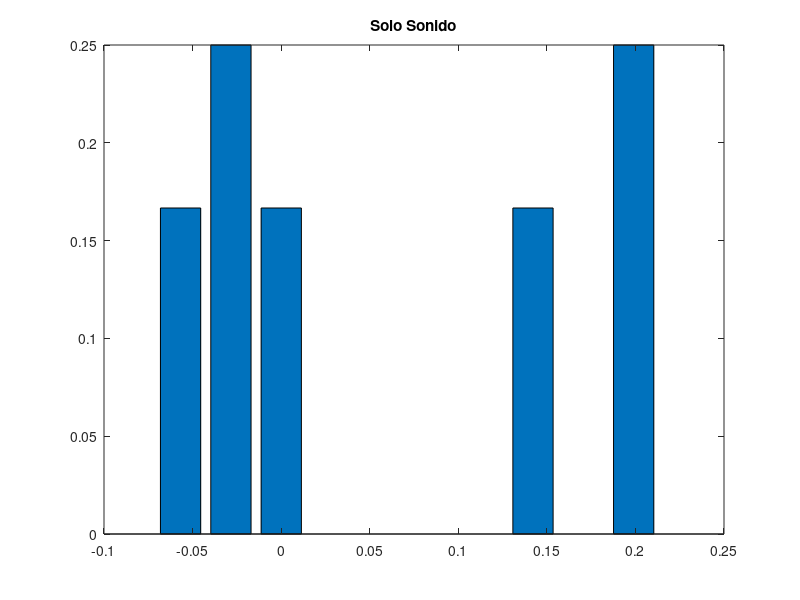
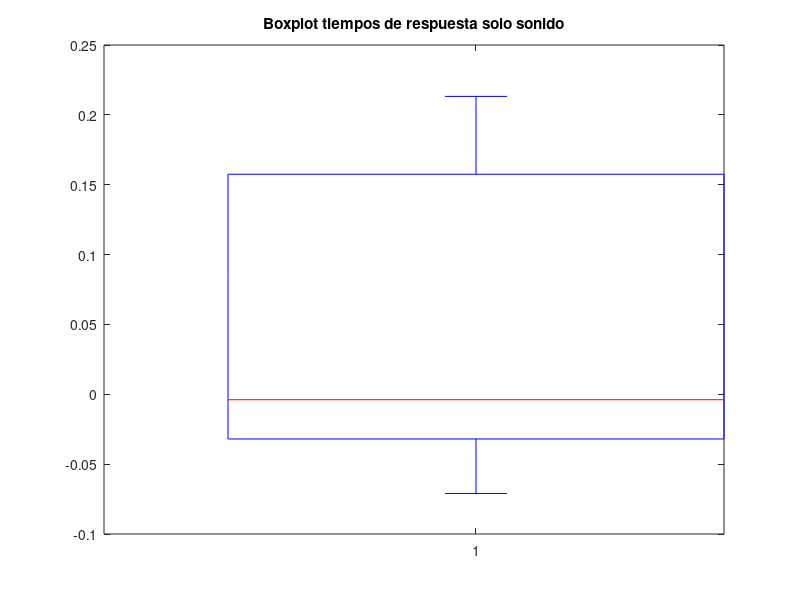
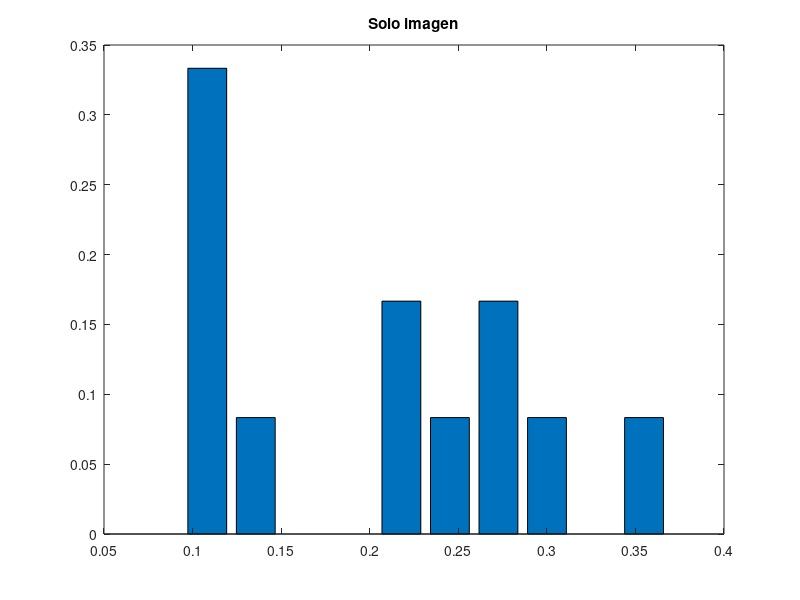
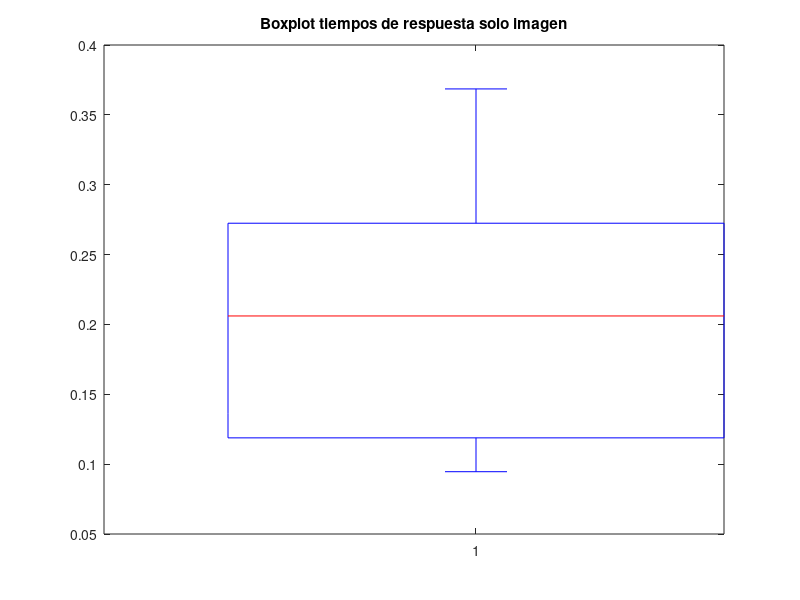

Write the MATLAB code that produced these figures, in order. (Note: this script raises an error after producing the figures.)
format long g;

%% Leer CSV a variables aux
i = 0;
sujeto = [];
tiempo = [];
practica = [];
delay = [];
img = [];
snd = [];
target = [];
total_trials = [];
target_time = cell(1,1);
time_firstPress = cell(1,1);
time_lastPress = cell(1,1);
f = fopen('data/bloques.csv');

while 1    
    suj = fscanf(f, '%i,', [1 1]);
    if isempty(suj)
       break 
    end
    i = i + 1;
    
    sujeto(i) = suj;
    tiempo(i) = fscanf(f, '%f,', [1 1]);
    practica(i) = fscanf(f, '%i,', [1 1]);
    delay(i) = fscanf(f, '%f,', [1 1]);
    img(i) = fscanf(f, '%i,', [1 1]);
    snd(i) = fscanf(f, '%i,', [1 1]);
    target(i) = fscanf(f, '%i,', [1 1]);
    total_trials(i) = fscanf(f, '%i,', [1 1]);
    target_time{i} = fscanf(f, '%f:', [1 total_trials(i)]);
    fscanf(f, ',');
    time_firstPress{i} = fscanf(f, '%f:', [1 total_trials(i)]);
    fscanf(f, ',');
    time_lastPress{i} = fscanf(f, '%f:', [1 total_trials(i)]);
    fscanf(f, ',');
    fscanf(f, '\n');
end
fclose(f);


%% Meter cada trial en el struct Trials sin procesarlos
num_bloques = i;
j = 1;
s = 0;
Trials = [];
for b = 1 : num_bloques
   if s ~= sujeto(b)
       bloque_del_sujeto = 1;
       s = sujeto(b);
   else
       bloque_del_sujeto = bloque_del_sujeto + 1;
   end
   
   for k = 1 : total_trials(b)
       Trials(j).Sujeto = sujeto(b);
       Trials(j).Tiempo = tiempo(b);
       Trials(j).EsDePractica = practica(b);
       Trials(j).Delay = delay(b);
       Trials(j).HayImagen = img(b);
       Trials(j).HaySonido = snd(b);
       Trials(j).SeguirImagen = target(b);
       Trials(j).NumBloque = bloque_del_sujeto;
       Trials(j).NumBloqueOriginal = b;
       Trials(j).NumTrial = k;       
       Trials(j).TiempoObjetivo = target_time{b}(k);
       Trials(j).PrimerTap = time_firstPress{b}(k);
       Trials(j).Asincronia = Trials(j).PrimerTap - Trials(j).TiempoObjetivo;
       Trials(j).UltimoTap = time_lastPress{b}(k);
        
       j = j + 1;    
   end
end

num_trials = j-1;



clear sujeto tiempo practica delay img snd target bloque_del_sujeto total_trials target_time time_firstPress time_lastPress f b i j k s num_bloques suj

%% calcular muestras (promedio de cada bloque)
Muestras = [];
t = 1;
m = 1;
k = 0;
asinc = 0;
unbo = Trials(1).NumBloqueOriginal;
while t <= (num_trials + 1)

    if t == (num_trials + 1) || unbo ~= Trials(t).NumBloqueOriginal

        if k ~=0 
            
            Muestras(m).AsinMedia = asinc / k;
            Muestras(m).Sujeto = Trials(t-1).Sujeto;
            Muestras(m).EsDePractica = Trials(t-1).EsDePractica;
            Muestras(m).Delay = Trials(t-1).Delay;
            Muestras(m).HayImagen = Trials(t-1).HayImagen;
            Muestras(m).HaySonido = Trials(t-1).HaySonido;
            Muestras(m).SeguirImagen = Trials(t-1).SeguirImagen;
            Muestras(m).Accuracy = 1 - (ignorados/(k+ignorados));

            
            Muestras(m).Tiempo = Trials(t-1).Tiempo;
            Muestras(m).TiempoObjetivo = Trials(t-1).TiempoObjetivo;
            Muestras(m).NumBloqueOriginal = Trials(t-1).NumBloqueOriginal;
            m = m + 1;
        end
        
        k = 0;
        asinc = 0;
        if (t == (num_trials + 1))
        	break
        end
    end
    
    ignorados = 0;
    % ignorar cuando no apreto nada
    if Trials(t).PrimerTap == -1
        ignorados = ignorados + 1;
    end
    
    % ignorar casos donde pega la vuelta (igual estan re afuera de la ventana)
    if Trials(t).Asincronia < -0.5
        ignorados = ignorados + 1;
    end
    
    
    if ignorados == 0
        asinc = asinc + Trials(t).Asincronia;
        k = k + 1;
    end
        
    unbo = Trials(t).NumBloqueOriginal;
    t = t + 1;
end

%% RECONSTRUYENDO LOS SIGNOS DEL DELAY

ds = [0.1, 0.3, 0.4];

corte = [];
es_negativo = [];
es_positivo = [];
es_practica = [];

for segu = 1:2
    for iid = 1:3
        eee = [Muestras( ...
                [Muestras.EsDePractica] == 0 & ...
                [Muestras.Delay] == ds(iid) & ...
                [Muestras.SeguirImagen] == (segu-1) & ...
                [Muestras.HayImagen] == 1 & ...
                [Muestras.HaySonido] == 1)];
            
        jose = [];
        for e = 1: numel(eee)
            jose(e) = [0.5 - (eee(e).Tiempo - eee(e).TiempoObjetivo)];
        end

        m = mean(jose);
        d = ds(iid);
        s = (segu-1);
        %disp([m, d, s]);
        corte(iid, segu) = m;
        
        for i = 1:numel(Muestras)
            es_practica(Muestras(i).NumBloqueOriginal) = Muestras(i).EsDePractica;
            
            if Muestras(i).Delay == ds(iid) && Muestras(i).SeguirImagen == (segu-1)
                delay_es_negativo = ( ...
                    (Muestras(i).EsDePractica == 0) & ...
                    (Muestras(i).Delay == ds(iid)) & ...
                    (Muestras(i).SeguirImagen == (segu-1)) & ...
                    (Muestras(i).HayImagen == 1) & ...
                    (Muestras(i).HaySonido == 1) & ...
                    ((0.5 - (Muestras(i).Tiempo - Muestras(i).TiempoObjetivo) > corte(iid, segu)) ~= Muestras(i).SeguirImagen) ...
                );

                delay_es_positivo = ( ...
                    (Muestras(i).EsDePractica == 0) & ...
                    (Muestras(i).Delay == ds(iid)) & ...
                    (Muestras(i).SeguirImagen == (segu-1)) & ...
                    (Muestras(i).HayImagen == 1) & ...
                    (Muestras(i).HaySonido == 1) & ...
                    ((0.5 - (Muestras(i).Tiempo - Muestras(i).TiempoObjetivo) > corte(iid, segu)) == Muestras(i).SeguirImagen) ...
                );

                es_negativo(Muestras(i).NumBloqueOriginal) = delay_es_negativo;
                es_positivo(Muestras(i).NumBloqueOriginal) = delay_es_positivo;
            end
        end
    end
end


% arreglar
for i = 1:numel(Muestras)
    b = Muestras(i).NumBloqueOriginal;
    
    if es_negativo(b)
        Muestras(i).Delay = -1 * Muestras(i).Delay;
    end
end



%% cuentitas cuentitas
mi=1;
ms=1;
mc0=1;
mc1=1;
mc2=1;
mc3=1;
mc4=1;
mc5=1;
mc6=1;
deltas = cell(1,1);
deltas_img = [];
deltas_snd = [];
deltas_combinados_0 = [];
m_accuracy = cell(1,1);


sujs = unique([Muestras.Sujeto]);
for s = 1:numel(sujs)
    suj = sujs(s);
    
   
    %bloques de sonido y su accuracy
    delta_snd = [Muestras( ...
        [Muestras.Sujeto] == suj & ...
        [Muestras.EsDePractica] == 0 & ...
        [Muestras.HayImagen] == 0 & ...
        [Muestras.HaySonido] == 1 ...
    ).AsinMedia];
    

    accuracy = [Muestras( ...
        [Muestras.Sujeto] == suj & ...
        [Muestras.EsDePractica] == 0 & ...
        [Muestras.HayImagen] == 0 & ...
        [Muestras.HaySonido] == 1 ...
    ).Accuracy];
    
    if numel(delta_snd) > 0
        deltas{1}(ms) = delta_snd(1);
        m_accuracy{1}(ms) = accuracy;
        ms = ms + 1;
    end
    
    %bloques de imagen y su accuracy
    delta_img = [Muestras( ...
        [Muestras.Sujeto] == suj & ...
        [Muestras.EsDePractica] == 0 & ...
        [Muestras.HayImagen] == 1 & ...
        [Muestras.HaySonido] == 0 ...
    ).AsinMedia];

    accuracy = [Muestras( ...
        [Muestras.Sujeto] == suj & ...
        [Muestras.EsDePractica] == 0 & ...
        [Muestras.HayImagen] == 1 & ...
        [Muestras.HaySonido] == 0 ...
    ).Accuracy];


    if numel(delta_img) > 0
        deltas{2}(mi) = delta_img(1);
        m_accuracy{2}(mi) = accuracy;
        mi = mi + 1;
    end
    
    %bloques combinados +0 y su accuracy
     delta_c0 = [Muestras( ...
        [Muestras.Sujeto] == suj & ...
        [Muestras.EsDePractica] == 0 & ...
        [Muestras.HayImagen] == 1 & ...
        [Muestras.HaySonido] == 1 & ...
        [Muestras.Delay] == 0 ...
    ).AsinMedia];

    accuracy = [Muestras( ...
        [Muestras.Sujeto] == suj & ...
        [Muestras.EsDePractica] == 0 & ...
        [Muestras.HayImagen] == 1 & ...
        [Muestras.HaySonido] == 1 & ...
        [Muestras.Delay] == 0 ...
    ).Accuracy];


    if numel(delta_c0) > 0
        deltas{3}(mc0) = delta_c0(1);
        m_accuracy{3}(mc0) = accuracy(1);
        mc0 = mc0 + 1;
    end
    
     %bloques combinados +0.1 y su accuracy(seguir Imagen)
     delta_c0 = [Muestras( ...
        [Muestras.Sujeto] == suj & ...
        [Muestras.EsDePractica] == 0 & ...
        [Muestras.HayImagen] == 1 & ...
        [Muestras.HaySonido] == 1 & ...
        [Muestras.Delay] == 0.1 & ...
        [Muestras.SeguirImagen] == 1 ...
    ).AsinMedia];

    accuracy = [Muestras( ...
        [Muestras.Sujeto] == suj & ...
        [Muestras.EsDePractica] == 0 & ...
        [Muestras.HayImagen] == 1 & ...
        [Muestras.HaySonido] == 1 & ...
        [Muestras.Delay] == 0.1 & ...
        [Muestras.SeguirImagen] == 1 ...
    ).Accuracy];


    if numel(delta_c0) > 0
        deltas{4}(mc1) = delta_c0(1);
        m_accuracy{4}(mc1) = accuracy(1);
        mc1 = mc1 + 1;
    end
    
     %bloques combinados +0.3 y su accuracy(seguir imagen)
     delta_c0 = [Muestras( ...
        [Muestras.Sujeto] == suj & ...
        [Muestras.EsDePractica] == 0 & ...
        [Muestras.HayImagen] == 1 & ...
        [Muestras.HaySonido] == 1 & ...
        [Muestras.Delay] == 0.3 & ...
        [Muestras.SeguirImagen] == 1 ...
    ).AsinMedia];

    accuracy = [Muestras( ...
        [Muestras.Sujeto] == suj & ...
        [Muestras.EsDePractica] == 0 & ...
        [Muestras.HayImagen] == 1 & ...
        [Muestras.HaySonido] == 1 & ...
        [Muestras.Delay] == 0.3 & ... 
        [Muestras.SeguirImagen] == 1 ...
    ).Accuracy];


    if numel(delta_c0) > 0
        deltas{5}(mc2) = delta_c0(1);
        m_accuracy{5}(mc2) = accuracy(1);
        mc2 = mc2 + 1;
    end
    
     %bloques combinados +0.4 y su accuracy(seguir imagen)
     delta_c0 = [Muestras( ...
        [Muestras.Sujeto] == suj & ...
        [Muestras.EsDePractica] == 0 & ...
        [Muestras.HayImagen] == 1 & ...
        [Muestras.HaySonido] == 1 & ...
        [Muestras.Delay] == 0.4 & ...
        [Muestras.SeguirImagen] == 1 ...
    ).AsinMedia];

    accuracy = [Muestras( ...
        [Muestras.Sujeto] == suj & ...
        [Muestras.EsDePractica] == 0 & ...
        [Muestras.HayImagen] == 1 & ...
        [Muestras.HaySonido] == 1 & ...
        [Muestras.Delay] == 0.4 & ...
        [Muestras.SeguirImagen] == 1 ...
    ).Accuracy];


    if numel(delta_c0) > 0
        deltas{6}(mc3) = delta_c0(1);
        m_accuracy{6}(mc3) = accuracy(1);
        mc3 = mc3 + 1;
    end
    
    
     %bloques combinados +0.4 y su accuracy(seguir sonido)
     delta_c0 = [Muestras( ...
        [Muestras.Sujeto] == suj & ...
        [Muestras.EsDePractica] == 0 & ...
        [Muestras.HayImagen] == 1 & ...
        [Muestras.HaySonido] == 1 & ...
        [Muestras.Delay] == 0.4 & ...
        [Muestras.SeguirImagen] == 0 ...
    ).AsinMedia];

    accuracy = [Muestras( ...
        [Muestras.Sujeto] == suj & ...
        [Muestras.EsDePractica] == 0 & ...
        [Muestras.HayImagen] == 1 & ...
        [Muestras.HaySonido] == 1 & ...
        [Muestras.Delay] == 0.4 & ...
        [Muestras.SeguirImagen] == 0 ...
    ).Accuracy];


    if numel(delta_c0) > 0
        deltas{7}(mc4) = delta_c0(1);
        m_accuracy{7}(mc4) = accuracy(1);
        mc4 = mc4 + 1;
    end
    
    
    
     %bloques combinados +0.3 y su accuracy(seguir sonido)
     delta_c0 = [Muestras( ...
        [Muestras.Sujeto] == suj & ...
        [Muestras.EsDePractica] == 0 & ...
        [Muestras.HayImagen] == 1 & ...
        [Muestras.HaySonido] == 1 & ...
        [Muestras.Delay] == 0.3 & ...
        [Muestras.SeguirImagen] == 0 ...
    ).AsinMedia];

    accuracy = [Muestras( ...
        [Muestras.Sujeto] == suj & ...
        [Muestras.EsDePractica] == 0 & ...
        [Muestras.HayImagen] == 1 & ...
        [Muestras.HaySonido] == 1 & ...
        [Muestras.Delay] == 0.3 & ...
        [Muestras.SeguirImagen] == 0 ...
    ).Accuracy];


    if numel(delta_c0) > 0
        deltas{8}(mc5) = delta_c0(1);
        m_accuracy{8}(mc5) = accuracy(1);
        mc5 = mc5 + 1;
    end
    
    
    
     %bloques combinados +0.1 y su accuracy(seguir sonido)
     delta_c0 = [Muestras( ...
        [Muestras.Sujeto] == suj & ...
        [Muestras.EsDePractica] == 0 & ...
        [Muestras.HayImagen] == 1 & ...
        [Muestras.HaySonido] == 1 & ...
        [Muestras.Delay] == 0.1 & ...
        [Muestras.SeguirImagen] == 0 ...
    ).AsinMedia];

    accuracy = [Muestras( ...
        [Muestras.Sujeto] == suj & ...
        [Muestras.EsDePractica] == 0 & ...
        [Muestras.HayImagen] == 1 & ...
        [Muestras.HaySonido] == 1 & ...
        [Muestras.Delay] == 0.1 & ...
        [Muestras.SeguirImagen] == 0 ...
    ).Accuracy];


    if numel(delta_c0) > 0
        deltas{9}(mc6) = delta_c0(1);
        m_accuracy{9}(mc6) = accuracy(1);
        mc6 = mc6 + 1;
    end
    
    
%     CAMBIAR INDICES!    
%     %bloques combinados -0.4 y su accuracy
%      delta_c0 = [Muestras( ...
%         [Muestras.Sujeto] == suj & ...
%         [Muestras.EsDePractica] == 0 & ...
%         [Muestras.HayImagen] == 1 & ...
%         [Muestras.HaySonido] == 1 & ...
%         [Muestras.Delay] == -0.4 ...
%     ).AsinMedia];
% 
%     accuracy = [Muestras( ...
%         [Muestras.Sujeto] == suj & ...
%         [Muestras.EsDePractica] == 0 & ...
%         [Muestras.HayImagen] == 1 & ...
%         [Muestras.HaySonido] == 1 & ...
%         [Muestras.Delay] == -0.4 ...
%     ).Accuracy];
% 
% 
%     if numel(delta_c0) > 0
%         disp('hola0')
%         deltas{7}(mc4) = delta_c0(1);
%         m_accuracy{7}(mc4) = accuracy(1);
%         mc4 = mc4 + 1;
%     end
%     
%     %bloques combinados -0.3 y su accuracy
%      delta_c0 = [Muestras( ...
%         [Muestras.Sujeto] == suj & ...
%         [Muestras.EsDePractica] == 0 & ...
%         [Muestras.HayImagen] == 1 & ...
%         [Muestras.HaySonido] == 1 & ...
%         [Muestras.Delay] == -0.3 ...
%     ).AsinMedia];
% 
%     accuracy = [Muestras( ...
%         [Muestras.Sujeto] == suj & ...
%         [Muestras.EsDePractica] == 0 & ...
%         [Muestras.HayImagen] == 1 & ...
%         [Muestras.HaySonido] == 1 & ...
%         [Muestras.Delay] == -0.3 ...
%     ).Accuracy];
% 
% 
%     if numel(delta_c0) > 0
%         deltas{8}(mc5) = delta_c0(1);
%         m_accuracy{8}(mc5) = accuracy(1);
%         mc5 = mc5 + 1;
%     end
%     
%     %bloques combinados -0.1 y su accuracy
%      delta_c0 = [Muestras( ...
%         [Muestras.Sujeto] == suj & ...
%         [Muestras.EsDePractica] == 0 & ...
%         [Muestras.HayImagen] == 1 & ...
%         [Muestras.HaySonido] == 1 & ...
%         [Muestras.Delay] == -0.1 ...
%     ).AsinMedia];
% 
%     accuracy = [Muestras( ...
%         [Muestras.Sujeto] == suj & ...
%         [Muestras.EsDePractica] == 0 & ...
%         [Muestras.HayImagen] == 1 & ...
%         [Muestras.HaySonido] == 1 & ...
%         [Muestras.Delay] == -0.1 ...
%     ).Accuracy];
% 
% 
%     if numel(delta_c0) > 0
%         deltas{9}(mc6) = delta_c0(1);
%         m_accuracy{9}(mc6) = accuracy(1);
%         mc6 = mc6 + 1;
%     end
%     
    if ~isempty(deltas) 
        % figure;
        % plot(deltas,'r*');
        % plot(deltas);
        % title(['Sujeto ', num2str(suj)]);
    end
end

%Analisis de datos
%%%%%%%%%%%%%%%%%%%%%%%%%%%%%%%%%%%%%%%%%%%%%%%%%%%%%%%%%%%%%%%%%%%
%Solo Sonido:
%%%%%%%%%%%%%%%%%%%%%%%%%%%%%%%%%%%%%%%%%%%%%%%%%%%%%%%%%%%%%%%%%%%

%Distribucion de las muestras(histograma normalizado)

[f,x] = hist(deltas{1});
figure;
bar(x,f/sum(f))
title('Solo Sonido')



%One-sample Kolmogorov-Smirnov test, para ver normalidad en la muestra
%t = kstest(deltas{1})

%Boxplot
figure;
boxplot(deltas{1})
title('Boxplot tiempos de respuesta solo sonido')

%Medidas de centralidad
disp('prom')
mean(deltas{1})
median(deltas{1})

%Medidas de dispersion, estabilidad de la sincronia
var(deltas{1})

%Medidas de precision en la tarea
mean(m_accuracy{1})

%%%%%%%%%%%%%%%%%%%%%%%%%%%%%%%%%%%%%%%%%%%%%%%%%%%%%%%%%%%%%%%%%%%
%Solo imagen
%%%%%%%%%%%%%%%%%%%%%%%%%%%%%%%%%%%%%%%%%%%%%%%%%%%%%%%%%%%%%%%%%%%
%Distribucion de las muestras(histograma normalizado)
[f,x] = hist(deltas{2});
figure;
bar(x,f/sum(f))
title('Solo imagen')
%Boxplot
figure;
boxplot(deltas{2})
title('Boxplot tiempos de respuesta solo imagen')

%One-sample Kolmogorov-Smirnov test, para ver normalidad en la muestra
%h = kstest(deltas{2})

%Medidas de centralidad
disp('prom')
mean(deltas{2})
median(deltas{2})

%Medidas de dispersion, estabilidad de la sincronia
var(deltas{2})

%Medidas de precision en la tarea
mean(m_accuracy{2})


%%%%%%%%%%%%%%%%%%%%%%%%%%%%%%%%%%%%%%%%%%%%%%%%%%%%%%%%%%%%%%%%%%%
%Combinado +0:
%%%%%%%%%%%%%%%%%%%%%%%%%%%%%%%%%%%%%%%%%%%%%%%%%%%%%%%%%%%%%%%%%%%

%Distribucion de las muestras(histograma normalizado)

[f,x] = hist(deltas{3});
figure;
bar(x,f/sum(f))
title('Delay +0')

%One-sample Kolmogorov-Smirnov test, para ver normalidad en la muestra
%t = kstest(deltas{3})

%Boxplot
figure;
boxplot(deltas{3})
title('Boxplot tiempos de respuesta Delay +0')

%Medidas de centralidad
disp('prom')
mean(deltas{3})
median(deltas{3})

%Medidas de dispersion, estabilidad de la sincronia
var(deltas{3})

%Medidas de precision en la tarea
mean(m_accuracy{3})

%%%%%%%%%%%%%%%%%%%%%%%%%%%%%%%%%%%%%%%%%%%%%%%%%%%%%%%%%%%%%%%%%%%
%Combinado +0.1:
%%%%%%%%%%%%%%%%%%%%%%%%%%%%%%%%%%%%%%%%%%%%%%%%%%%%%%%%%%%%%%%%%%%

%Distribucion de las muestras(histograma normalizado)

[f,x] = hist(deltas{4});
figure;
bar(x,f/sum(f))
title('Delay + 0.1 target image')
%One-sample Kolmogorov-Smirnov test, para ver normalidad en la muestra
%t = kstest(deltas{4})

%Boxplot
figure;
boxplot(deltas{4})
title('Boxplot tiempos de respuesta Delay +0.1 target image')

%Medidas de centralidad
disp('prom')
mean(deltas{4})
median(deltas{4})

%Medidas de dispersion, estabilidad de la sincronia
var(deltas{4})

%Medidas de precision en la tarea
mean(m_accuracy{4})



%Analisis de datos
%%%%%%%%%%%%%%%%%%%%%%%%%%%%%%%%%%%%%%%%%%%%%%%%%%%%%%%%%%%%%%%%%%%
%Combinado +0.3:
%%%%%%%%%%%%%%%%%%%%%%%%%%%%%%%%%%%%%%%%%%%%%%%%%%%%%%%%%%%%%%%%%%%

%Distribucion de las muestras(histograma normalizado)

[f,x] = hist(deltas{5});
figure;
bar(x,f/sum(f))
title('Delay + 0.3 target image')
%One-sample Kolmogorov-Smirnov test, para ver normalidad en la muestra
%t = kstest(deltas{5})

%Boxplot
figure;
boxplot(deltas{5})
title('Boxplot tiempos de respuesta Delay 0+.3 target image')

%Medidas de centralidad
disp('prom')
mean(deltas{5})
median(deltas{5})

%Medidas de dispersion, estabilidad de la sincronia
var(deltas{5})

%Medidas de precision en la tarea
mean(m_accuracy{5})



%%%%%%%%%%%%%%%%%%%%%%%%%%%%%%%%%%%%%%%%%%%%%%%%%%%%%%%%%%%%%%%%%%%
%Combinado +0.4:
%%%%%%%%%%%%%%%%%%%%%%%%%%%%%%%%%%%%%%%%%%%%%%%%%%%%%%%%%%%%%%%%%%%

%Distribucion de las muestras(histograma normalizado)

[f,x] = hist(deltas{6});
figure;
bar(x,f/sum(f))
title('Delay + 0.4 target image')
%One-sample Kolmogorov-Smirnov test, para ver normalidad en la muestra
t = kstest(deltas{6})

%Boxplot
figure;
boxplot(deltas{6})
title('Boxplot tiempos de respuesta Delay +0.4 target image')

%Medidas de centralidad
disp('prom')
mean(deltas{6})
median(deltas{6})

%Medidas de dispersion, estabilidad de la sincronia
var(deltas{6})

%Medidas de precision en la tarea
mean(m_accuracy{6})


%%%%%%%%%%%%%%%%%%%%%%%%%%%%%%%%%%%%%%%%%%%%%%%%%%%%%%%%%%%%%%%%%%%
%Combinado +0.4 target sound:    
%%%%%%%%%%%%%%%%%%%%%%%%%%%%%%%%%%%%%%%%%%%%%%%%%%%%%%%%%%%%%%%%%%%

%Distribucion de las muestras(histograma normalizado)

[f,x] = hist(deltas{7});
figure;
bar(x,f/sum(f))
title('Delay + 0.4 target sound')
%One-sample Kolmogorov-Smirnov test, para ver normalidad en la muestra
t = kstest(deltas{7})

%Boxplot
figure;
boxplot(deltas{7})
title('Boxplot tiempos de respuesta Delay +0.4 target sound')

%Medidas de centralidad
disp('prom')
mean(deltas{7})
median(deltas{7})

%Medidas de dispersion, estabilidad de la sincronia
var(deltas{7})

%Medidas de precision en la tarea
mean(m_accuracy{7})


%%%%%%%%%%%%%%%%%%%%%%%%%%%%%%%%%%%%%%%%%%%%%%%%%%%%%%%%%%%%%%%%%%%
%Combinado +0.3 target sound:
%%%%%%%%%%%%%%%%%%%%%%%%%%%%%%%%%%%%%%%%%%%%%%%%%%%%%%%%%%%%%%%%%%%

%Distribucion de las muestras(histograma normalizado)

[f,x] = hist(deltas{8});
figure;
bar(x,f/sum(f))
title('Delay + 0.3 target sound')

%One-sample Kolmogorov-Smirnov test, para ver normalidad en la muestra
t = kstest(deltas{8})

%Boxplot
figure;
boxplot(deltas{8})
title('Boxplot tiempos de respuesta Delay +0.3 target sound')

%Medidas de centralidad
disp('prom')
mean(deltas{8})
median(deltas{8})

%Medidas de dispersion, estabilidad de la sincronia
var(deltas{8})

%Medidas de precision en la tarea
mean(m_accuracy{8})

%%%%%%%%%%%%%%%%%%%%%%%%%%%%%%%%%%%%%%%%%%%%%%%%%%%%%%%%%%%%%%%%%%%
%Combinado +0.1 target sound:
%%%%%%%%%%%%%%%%%%%%%%%%%%%%%%%%%%%%%%%%%%%%%%%%%%%%%%%%%%%%%%%%%%%

%Distribucion de las muestras(histograma normalizado)

[f,x] = hist(deltas{9});
figure;
bar(x,f/sum(f))
title('Delay + 0.1 target sound')

%One-sample Kolmogorov-Smirnov test, para ver normalidad en la muestra
t = kstest(deltas{9})

%Boxplot
figure;
boxplot(deltas{9})
title('Boxplot tiempos de respuesta Delay +0.1 target sonido')

%Medidas de centralidad
disp('prom')
mean(deltas{9})
median(deltas{9})

%Medidas de dispersion, estabilidad de la sincronia
var(deltas{9})

%Medidas de precision en la tarea
mean(m_accuracy{9})


%%%%%%%%%%%%%%%%%%%%%%%%%%%%%%%%%%%%%%%%%%%%%%%%%%%%%%%%%%%%%%%%%%%
%Comparacion de los resultados:
%%%%%%%%%%%%%%%%%%%%%%%%%%%%%%%%%%%%%%%%%%%%%%%%%%%%%%%%%%%%%%%%%%%

[p,h] = ranksum(deltas{1},deltas{2})

delta_h0 =  abs(mean(deltas{1}) - mean(deltas{2}))

Permutation_Test(1000,deltas{1},deltas{2},delta_h0)
